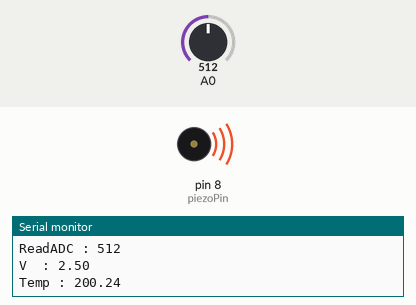
A sketch run on a simulated Arduino Uno, built with avr-gcc and run on an emulated ATmega328P. On the bench: buzzer (waves = sounding), the last lines printed to the serial monitor. The inputs (shaded band) are chosen by the test bench; at power-on: A0 = 512.

Above: at 1.8 s.
1.9 s: A0 set to 152
3.4 s: A0 set to 135
At 5.2 s:
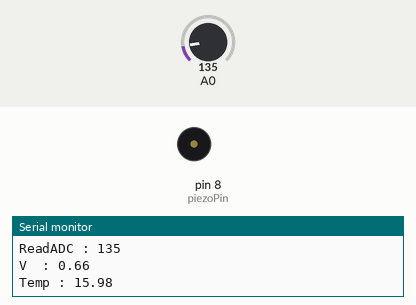
5.5 s: A0 set to 306
At 7.1 s:
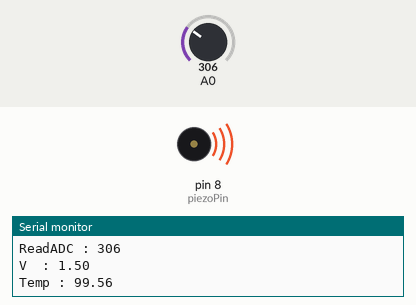
7.5 s: A0 set to 122
At 8.7 s:
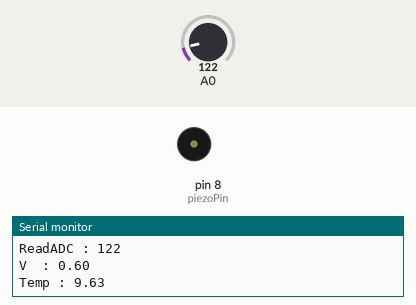
Timing chart, 0 to 10.5 s (numbered marks = the images above; inputs shaded):
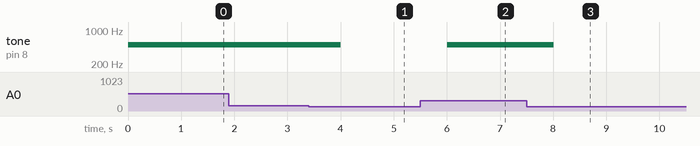

The sketch:

0_Temp36AndPiezo.ino
```cpp
int piezoPin = 8;
int sensorPin = 0;
void setup() {
  Serial.begin(9600);
}

void loop() {
  int readADC = analogRead(A0);

  Serial.print("ReadADC : ");
  Serial.println(readADC);

  float voltage = (readADC/1023.0)*5.0;
  Serial.print("V  : ");
  Serial.println(voltage);

  float temperatureC = (voltage * 100) - 50  ;
  Serial.print("Temp : ");
  Serial.println(temperatureC);

  if(temperatureC >= 20.0)
  {
   tone(piezoPin,500);
  }
  else{
    noTone(piezoPin);
  }


  delay(1000);
  // ADC 는 0~1023 값을 줌. 10bit
  // pwm 은 0에서 255 사이로 값을 출력 가능.
}
```

Measured:
- the behaviour switches between 144 and 143 on A0 (found by bisection; images 0 and 1)
- after the input at 3.4 s, tone on pin 8 (piezoPin): 500 Hz → silent after 0.61 s
- after the input at 5.5 s, tone on pin 8 (piezoPin): silent → 500 Hz after 0.51 s
- after the input at 7.5 s, tone on pin 8 (piezoPin): 500 Hz → silent after 0.51 s
